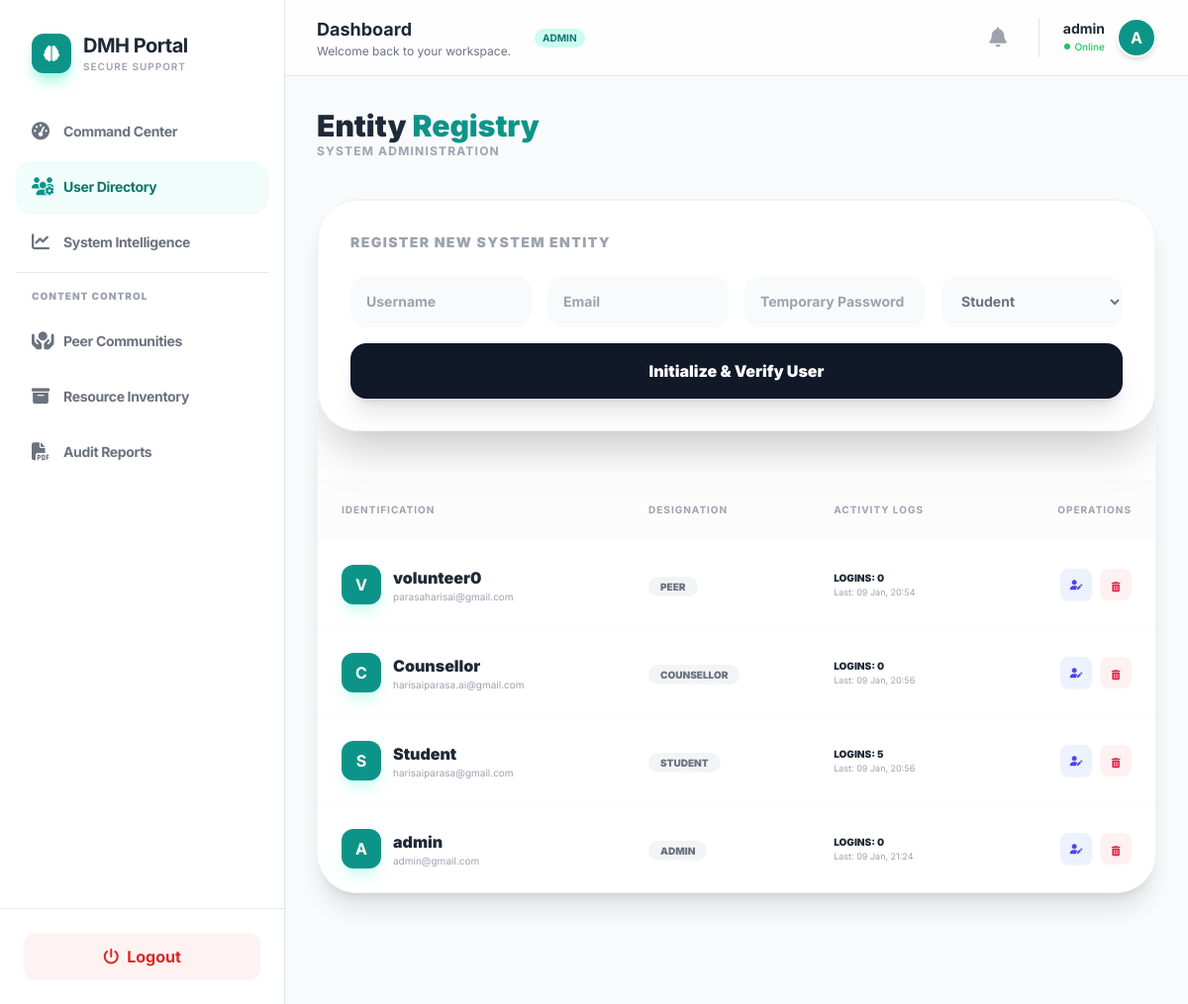
The page /dashboard/admin/users/ (signed in) on the database as committed earlier.
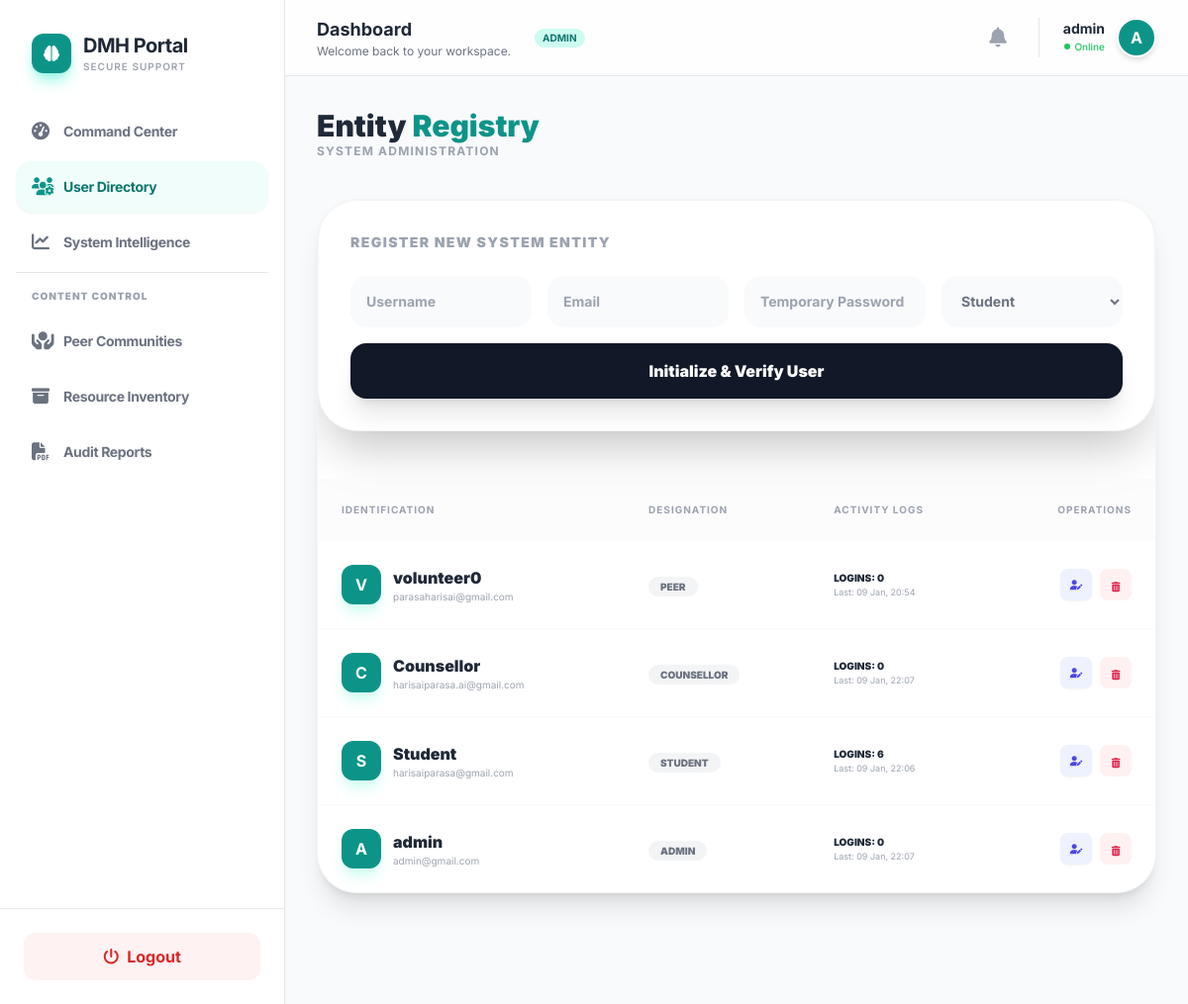
The same page on the database as committed later.
### accounts/models.py (models this page shows, shortened)
class User(AbstractUser):
    ROLE_CHOICES = (
        ('student', 'Student'),
        ('counsellor', 'Counsellor'),
        ('peer', 'Peer Volunteer'),
        ('admin', 'Admin'),
    )
    role = models.CharField(max_length=20, choices=ROLE_CHOICES, default='student')
    anonymous_id = models.UUIDField(default=uuid.uuid4, editable=False)
    is_approved = models.BooleanField(default=False)
    login_count = models.PositiveIntegerField(default=0) # Track login counts

### dashboard/views.py (the view, shortened to what this page needs)
# urls.py: path('admin/users/', views.admin_user_management, name='admin_user_management'),
@login_required
def admin_user_management(request):
    if not (request.user.is_superuser or request.user.role == 'admin'):
        return redirect('home')
    users = User.objects.all().order_by('-date_joined')
    return render(request, 'dashboard/admin_users.html', {'users': users})

### dashboard/context_processors.py (called while the page is built)
def notification_context(request):
    if request.user.is_authenticated:
        notifications = Notification.objects.filter(user=request.user).order_by('-created_at')[:5]
        unread_count = Notification.objects.filter(user=request.user, is_read=False).count()
        return {
            'nav_notifications': notifications,
            'unread_notif_count': unread_count
        }
    return {}

### templates/dashboard/admin_users.html (shortened to what the changed rows need)
{% extends "base2.html" %}
{% block content %}
<div class="max-w-7xl mx-auto pb-20 animate-fade-in">
    <div class="flex justify-between items-center mb-10">
        <div>
            <h1 class="text-3xl font-black text-gray-800">Entity <span class="text-teal-600">Registry</span></h1>
        </div>
    </div>
    <div class="bg-white rounded-[2.5rem] border border-gray-100 shadow-xl overflow-hidden">
        <table class="w-full text-left">
            <thead class="bg-gray-50/50">
                <tr class="text-[10px] font-black text-gray-400 uppercase tracking-widest">
                    <th class="p-6">Identification</th>
                    <th class="p-6">Designation</th>
                    <th class="p-6">Activity Logs</th>
                    <th class="p-6 text-right">Operations</th>
                </tr>
            </thead>
            <tbody class="divide-y divide-gray-50">
                {% for u in users %}
                <tr class="hover:bg-teal-50/20 transition group">
                    <td class="p-6">
                        <div class="flex items-center gap-3">
                            <div class="w-10 h-10 bg-teal-600 text-white rounded-xl flex items-center justify-center font-bold shadow-lg shadow-teal-100">
                                {{ u.username|first|upper }}
                            </div>
                            <div>
                                <div class="font-black text-gray-800">{{ u.username }}</div>
                                <div class="text-[10px] text-gray-400">{{ u.email }}</div>
                            </div>
                        </div>
                    </td>
                    <td class="p-6">
                        <span class="px-3 py-1 rounded-full text-[10px] font-black uppercase bg-gray-100 text-gray-500">{{ u.role }}</span>
                    </td>
                    <td class="p-6">
                        <div class="text-[10px] font-black text-gray-800 uppercase">Logins: {{ u.login_count }}</div>
                        <div class="text-[9px] text-gray-400">Last: {{ u.last_login|date:"d M, H:i"|default:"Never" }}</div>
                    </td>
                    <td class="p-6 text-right">
                        <div class="flex justify-end gap-2">
                            <a href="{% url 'admin_edit_user' u.id %}" class="w-8 h-8 bg-indigo-50 text-indigo-600 rounded-lg flex items-center justify-center hover:bg-indigo-600 hover:text-white transition shadow-sm">
                                <i class="fa-solid fa-user-pen text-[10px]"></i>
                            </a>
                            <form method="POST" class="inline">
                                <button name="action" value="delete" onclick="return confirm('Erase Entity?')" class="w-8 h-8 bg-rose-50 text-rose-600 rounded-lg hover:bg-rose-600 hover:text-white transition"><i class="fa-solid fa-trash-can text-[10px]"></i></button>
                            </form>
                        </div>
                    </td>
                </tr>
                {% endfor %}
            </tbody>
        </table>
    </div>
</div>
{% endblock %}

### templates/base2.html (shortened to what this page needs)
<!DOCTYPE html>
<html lang="en">
<head>
    <link rel="stylesheet" href="https://cdnjs.cloudflare.com/ajax/libs/font-awesome/6.4.2/css/all.min.css">
    <script src="https://cdn.tailwindcss.com"></script>
</head>
<body class="bg-[var(--bg)] min-h-screen flex">
<aside class="w-72 bg-white border-r shadow-sm hidden md:flex flex-col sticky top-0 h-screen">
    <div class="p-8">
        <div class="flex items-center gap-3">
            <div class="w-10 h-10 bg-teal-600 rounded-xl flex items-center justify-center text-white shadow-lg shadow-teal-200">
                <i class="fa-solid fa-brain"></i>
            </div>
            <div>
                <h2 class="text-xl font-bold text-gray-800 tracking-tight">DMH Portal</h2>
                <p class="text-[10px] text-gray-400 uppercase tracking-widest font-semibold">Secure Support</p>
            </div>
        </div>
    </div>
    <nav class="flex-1 px-4 space-y-1 overflow-y-auto">
        {% if user.role == 'student' %}
            {% include "partials/sidebar_student.html" %}
        {% elif user.role == 'counsellor' %}
            {% include "partials/sidebar_counsellor.html" %}
        {% elif user.role == 'peer' %}
            {% include "partials/sidebar_volunteer.html" %}
        {% elif user.role == 'admin' %}
            {% include "partials/sidebar_admin.html" %}
        {% endif %}
    </nav>
    <div class="p-6 border-t">
        <a href="/auth/logout/"
           class="flex items-center justify-center gap-2 px-4 py-3 rounded-xl bg-red-50 text-red-600 font-bold hover:bg-red-100 transition duration-200">
            <i class="fa-solid fa-power-off"></i> Logout
        </a>
    </div>
</aside>
<div class="flex-1 flex flex-col min-w-0 overflow-hidden">
    <header class="bg-white/80 backdrop-blur-md border-b sticky top-0 z-40 px-8 py-4 flex justify-between items-center">
        <div class="flex items-center gap-4">
             <div class="hidden sm:block">
                <h1 class="text-lg font-bold text-gray-800">
                    {% block page_title %}Dashboard{% endblock %}
                </h1>
                <p class="text-xs text-gray-500">
                    {% block page_subtitle %}Welcome back to your workspace.{% endblock %}
                </p>
             </div>
             <span class="bg-teal-100 text-teal-700 text-[10px] uppercase font-bold px-2 py-0.5 rounded-full ml-2">
                {{ user.role }}
             </span>
        </div>
        <div class="flex items-center gap-6">
            <div class="relative">
                <button id="notifButton" class="relative p-2 text-gray-400 hover:text-teal-600 transition-colors focus:outline-none">
                    <i class="fa-solid fa-bell text-xl"></i>
                </button>
            </div>
            <div class="flex items-center gap-3 border-l pl-6">
                <div class="text-right hidden sm:block">
                    <p class="text-sm font-bold text-gray-800 leading-none mb-1">{{ user.username }}</p>
                    <p class="text-[10px] text-green-500 font-medium flex items-center justify-end gap-1">
                        <span class="w-1.5 h-1.5 bg-green-500 rounded-full"></span> Online
                    </p>
                </div>
                <div class="w-10 h-10 bg-teal-600 rounded-full border-2 border-white shadow-md flex items-center justify-center text-white font-bold">
                    {{ user.username|first|upper }}
                </div>
            </div>
        </div>
    </header>
    <main class="flex-1 p-8 overflow-y-auto bg-[#f8fafc]">
        <div class="max-w-7xl mx-auto">
            {% block content %}{% endblock %}
        </div>
    </main>
</div>
</body>
</html>

Rows that differ between the two databases and show on the page:
changed User "admin": last_login "09 Jan, 21:24" → "09 Jan, 22:07"
changed User "Counsellor": last_login "09 Jan, 20:56" → "09 Jan, 22:07"
changed User "Student": login_count "5" → "6"; last_login "09 Jan, 20:56" → "09 Jan, 22:06"
